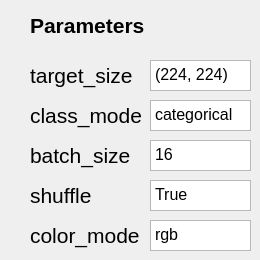
    <widget class="QWidget" name="tab_2">
     <attribute name="title">
      <string>이미지 전처리 x</string>
     </attribute>
     <widget class="QLabel" name="label_12">
      <property name="geometry">
       <rect>
        <x>30</x>
        <y>60</y>
        <width>141</width>
        <height>31</height>
       </rect>
      </property>
      <property name="font">
       <font>
        <pointsize>12</pointsize>
       </font>
      </property>
      <property name="text">
       <string>&lt;html&gt;&lt;head/&gt;&lt;body&gt;&lt;p&gt;&lt;span style=&quot; font-size:16pt;&quot;&gt;target_size&lt;/span&gt;&lt;/p&gt;&lt;/body&gt;&lt;/html&gt;</string>
      </property>
     </widget>
     <widget class="QLabel" name="label_13">
      <property name="geometry">
       <rect>
        <x>30</x>
        <y>10</y>
        <width>131</width>
        <height>31</height>
       </rect>
      </property>
      <property name="font">
       <font>
        <weight>75</weight>
        <bold>true</bold>
       </font>
      </property>
      <property name="text">
       <string>&lt;html&gt;&lt;head/&gt;&lt;body&gt;&lt;p&gt;&lt;span style=&quot; font-size:16pt;&quot;&gt;Parameters&lt;/span&gt;&lt;/p&gt;&lt;/body&gt;&lt;/html&gt;</string>
      </property>
     </widget>
     <widget class="QLabel" name="label_14">
      <property name="geometry">
       <rect>
        <x>30</x>
        <y>100</y>
        <width>111</width>
        <height>31</height>
       </rect>
      </property>
      <property name="font">
       <font>
        <pointsize>12</pointsize>
       </font>
      </property>
      <property name="text">
       <string>&lt;html&gt;&lt;head/&gt;&lt;body&gt;&lt;p&gt;&lt;span style=&quot; font-size:16pt;&quot;&gt;class_mode&lt;/span&gt;&lt;/p&gt;&lt;/body&gt;&lt;/html&gt;</string>
      </property>
     </widget>
     <widget class="QLabel" name="label_15">
      <property name="geometry">
       <rect>
        <x>30</x>
        <y>140</y>
        <width>111</width>
        <height>31</height>
       </rect>
      </property>
      <property name="font">
       <font>
        <pointsize>12</pointsize>
       </font>
      </property>
      <property name="text">
       <string>&lt;html&gt;&lt;head/&gt;&lt;body&gt;&lt;p&gt;&lt;span style=&quot; font-size:16pt;&quot;&gt;batch_size&lt;/span&gt;&lt;/p&gt;&lt;/body&gt;&lt;/html&gt;</string>
      </property>
     </widget>
     <widget class="QTextEdit" name="textEdit_8">
      <property name="geometry">
       <rect>
        <x>150</x>
        <y>60</y>
        <width>101</width>
        <height>31</height>
       </rect>
      </property>
      <property name="font">
       <font>
        <pointsize>9</pointsize>
       </font>
      </property>
      <property name="html">
       <string>&lt;!DOCTYPE HTML PUBLIC &quot;-//W3C//DTD HTML 4.0//EN&quot; &quot;http://www.w3.org/TR/REC-html40/strict.dtd&quot;&gt;
&lt;html&gt;&lt;head&gt;&lt;meta name=&quot;qrichtext&quot; content=&quot;1&quot; /&gt;&lt;style type=&quot;text/css&quot;&gt;
p, li { white-space: pre-wrap; }
&lt;/style&gt;&lt;/head&gt;&lt;body style=&quot; font-family:'Gulim'; font-size:9pt; font-weight:400; font-style:normal;&quot;&gt;
&lt;p style=&quot; margin-top:0px; margin-bottom:0px; margin-left:0px; margin-right:0px; -qt-block-indent:0; text-indent:0px;&quot;&gt;&lt;span style=&quot; font-size:12pt;&quot;&gt;(224, 224)&lt;/span&gt;&lt;/p&gt;&lt;/body&gt;&lt;/html&gt;</string>
      </property>
     </widget>
     <widget class="QTextEdit" name="textEdit_9">
      <property name="geometry">
       <rect>
        <x>150</x>
        <y>100</y>
        <width>101</width>
        <height>31</height>
       </rect>
      </property>
      <property name="font">
       <font>
        <pointsize>9</pointsize>
       </font>
      </property>
      <property name="html">
       <string>&lt;!DOCTYPE HTML PUBLIC &quot;-//W3C//DTD HTML 4.0//EN&quot; &quot;http://www.w3.org/TR/REC-html40/strict.dtd&quot;&gt;
&lt;html&gt;&lt;head&gt;&lt;meta name=&quot;qrichtext&quot; content=&quot;1&quot; /&gt;&lt;style type=&quot;text/css&quot;&gt;
p, li { white-space: pre-wrap; }
&lt;/style&gt;&lt;/head&gt;&lt;body style=&quot; font-family:'Gulim'; font-size:9pt; font-weight:400; font-style:normal;&quot;&gt;
&lt;p style=&quot; margin-top:0px; margin-bottom:0px; margin-left:0px; margin-right:0px; -qt-block-indent:0; text-indent:0px;&quot;&gt;&lt;span style=&quot; font-size:12pt;&quot;&gt;categorical&lt;/span&gt;&lt;/p&gt;&lt;/body&gt;&lt;/html&gt;</string>
      </property>
     </widget>
     <widget class="QTextEdit" name="textEdit_10">
      <property name="geometry">
       <rect>
        <x>150</x>
        <y>140</y>
        <width>101</width>
        <height>31</height>
       </rect>
      </property>
      <property name="font">
       <font>
        <pointsize>9</pointsize>
       </font>
      </property>
      <property name="html">
       <string>&lt;!DOCTYPE HTML PUBLIC &quot;-//W3C//DTD HTML 4.0//EN&quot; &quot;http://www.w3.org/TR/REC-html40/strict.dtd&quot;&gt;
&lt;html&gt;&lt;head&gt;&lt;meta name=&quot;qrichtext&quot; content=&quot;1&quot; /&gt;&lt;style type=&quot;text/css&quot;&gt;
p, li { white-space: pre-wrap; }
&lt;/style&gt;&lt;/head&gt;&lt;body style=&quot; font-family:'Gulim'; font-size:9pt; font-weight:400; font-style:normal;&quot;&gt;
&lt;p style=&quot; margin-top:0px; margin-bottom:0px; margin-left:0px; margin-right:0px; -qt-block-indent:0; text-indent:0px;&quot;&gt;&lt;span style=&quot; font-size:12pt;&quot;&gt;16&lt;/span&gt;&lt;/p&gt;&lt;/body&gt;&lt;/html&gt;</string>
      </property>
     </widget>
     <widget class="QTextEdit" name="textEdit_17">
      <property name="geometry">
       <rect>
        <x>150</x>
        <y>180</y>
        <width>101</width>
        <height>31</height>
       </rect>
      </property>
      <property name="font">
       <font>
        <pointsize>9</pointsize>
       </font>
      </property>
      <property name="html">
       <string>&lt;!DOCTYPE HTML PUBLIC &quot;-//W3C//DTD HTML 4.0//EN&quot; &quot;http://www.w3.org/TR/REC-html40/strict.dtd&quot;&gt;
&lt;html&gt;&lt;head&gt;&lt;meta name=&quot;qrichtext&quot; content=&quot;1&quot; /&gt;&lt;style type=&quot;text/css&quot;&gt;
p, li { white-space: pre-wrap; }
&lt;/style&gt;&lt;/head&gt;&lt;body style=&quot; font-family:'Gulim'; font-size:9pt; font-weight:400; font-style:normal;&quot;&gt;
&lt;p style=&quot; margin-top:0px; margin-bottom:0px; margin-left:0px; margin-right:0px; -qt-block-indent:0; text-indent:0px;&quot;&gt;&lt;span style=&quot; font-size:12pt;&quot;&gt;True&lt;/span&gt;&lt;/p&gt;&lt;/body&gt;&lt;/html&gt;</string>
      </property>
     </widget>
     <widget class="QLabel" name="label_25">
      <property name="geometry">
       <rect>
        <x>30</x>
        <y>180</y>
        <width>111</width>
        <height>31</height>
       </rect>
      </property>
      <property name="font">
       <font>
        <pointsize>12</pointsize>
       </font>
      </property>
      <property name="text">
       <string>&lt;html&gt;&lt;head/&gt;&lt;body&gt;&lt;p&gt;&lt;span style=&quot; font-size:16pt;&quot;&gt;shuffle&lt;/span&gt;&lt;/p&gt;&lt;/body&gt;&lt;/html&gt;</string>
      </property>
     </widget>
     <widget class="QTextEdit" name="textEdit_18">
      <property name="geometry">
       <rect>
        <x>150</x>
        <y>220</y>
        <width>101</width>
        <height>31</height>
       </rect>
      </property>
      <property name="font">
       <font>
        <pointsize>9</pointsize>
       </font>
      </property>
      <property name="html">
       <string>&lt;!DOCTYPE HTML PUBLIC &quot;-//W3C//DTD HTML 4.0//EN&quot; &quot;http://www.w3.org/TR/REC-html40/strict.dtd&quot;&gt;
&lt;html&gt;&lt;head&gt;&lt;meta name=&quot;qrichtext&quot; content=&quot;1&quot; /&gt;&lt;style type=&quot;text/css&quot;&gt;
p, li { white-space: pre-wrap; }
&lt;/style&gt;&lt;/head&gt;&lt;body style=&quot; font-family:'Gulim'; font-size:9pt; font-weight:400; font-style:normal;&quot;&gt;
&lt;p style=&quot; margin-top:0px; margin-bottom:0px; margin-left:0px; margin-right:0px; -qt-block-indent:0; text-indent:0px;&quot;&gt;&lt;span style=&quot; font-size:12pt;&quot;&gt;rgb&lt;/span&gt;&lt;/p&gt;&lt;/body&gt;&lt;/html&gt;</string>
      </property>
     </widget>
     <widget class="QLabel" name="label_26">
      <property name="geometry">
       <rect>
        <x>30</x>
        <y>220</y>
        <width>111</width>
        <height>31</height>
       </rect>
      </property>
      <property name="font">
       <font>
        <pointsize>12</pointsize>
       </font>
      </property>
      <property name="text">
       <string>&lt;html&gt;&lt;head/&gt;&lt;body&gt;&lt;p&gt;&lt;span style=&quot; font-size:16pt;&quot;&gt;color_mode&lt;/span&gt;&lt;/p&gt;&lt;/body&gt;&lt;/html&gt;</string>
      </property>
     </widget>
    </widget>
